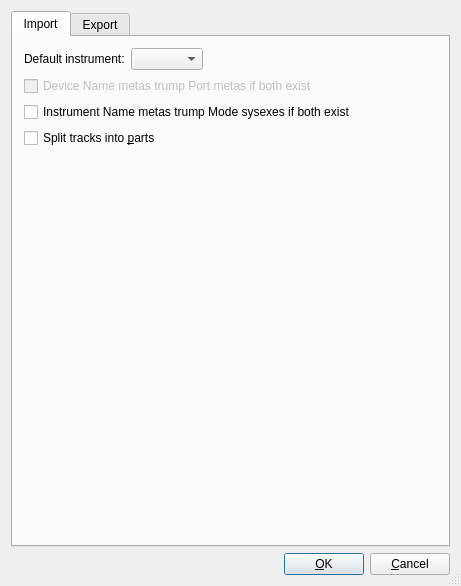
<?xml version="1.0" encoding="UTF-8"?>
<ui version="4.0">
 <class>ConfigMidiFileBase</class>
 <widget class="QDialog" name="ConfigMidiFileBase">
  <property name="geometry">
   <rect>
    <x>0</x>
    <y>0</y>
    <width>461</width>
    <height>586</height>
   </rect>
  </property>
  <property name="windowTitle">
   <string>MusE: Config Midi File Import/Export</string>
  </property>
  <property name="sizeGripEnabled">
   <bool>true</bool>
  </property>
  <layout class="QVBoxLayout" name="verticalLayout_3">
   <item>
    <widget class="QTabWidget" name="tabWidget">
     <property name="currentIndex">
      <number>0</number>
     </property>
     <widget class="QWidget" name="importTab">
      <attribute name="title">
       <string>Import</string>
      </attribute>
      <layout class="QVBoxLayout" name="verticalLayout">
       <item>
        <layout class="QHBoxLayout" name="horizontalLayout_2">
         <item>
          <widget class="QLabel" name="label">
           <property name="text">
            <string>Default instrument:</string>
           </property>
          </widget>
         </item>
         <item>
          <widget class="QComboBox" name="importDefaultInstr">
           <property name="sizePolicy">
            <sizepolicy hsizetype="Maximum" vsizetype="Fixed">
             <horstretch>0</horstretch>
             <verstretch>0</verstretch>
            </sizepolicy>
           </property>
          </widget>
         </item>
         <item>
          <spacer name="horizontalSpacer">
           <property name="orientation">
            <enum>Qt::Horizontal</enum>
           </property>
           <property name="sizeHint" stdset="0">
            <size>
             <width>164</width>
             <height>20</height>
            </size>
           </property>
          </spacer>
         </item>
        </layout>
       </item>
       <item>
        <widget class="QCheckBox" name="importDevNameMetas">
         <property name="enabled">
          <bool>false</bool>
         </property>
         <property name="text">
          <string>Device Name metas trump Port metas if both exist</string>
         </property>
        </widget>
       </item>
       <item>
        <widget class="QCheckBox" name="importInstrNameMetas">
         <property name="text">
          <string>Instrument Name metas trump Mode sysexes if both exist</string>
         </property>
        </widget>
       </item>
       <item>
        <widget class="QCheckBox" name="splitPartsCheckBox">
         <property name="toolTip">
          <string>Split tracks into parts, or one single part</string>
         </property>
         <property name="text">
          <string>Split tracks into &amp;parts</string>
         </property>
         <property name="shortcut">
          <string>Alt+P</string>
         </property>
        </widget>
       </item>
       <item>
        <spacer name="verticalSpacer_2">
         <property name="orientation">
          <enum>Qt::Vertical</enum>
         </property>
         <property name="sizeHint" stdset="0">
          <size>
           <width>20</width>
           <height>245</height>
          </size>
         </property>
        </spacer>
       </item>
      </layout>
     </widget>
     <widget class="QWidget" name="exportTab">
      <attribute name="title">
       <string>Export</string>
      </attribute>
      <layout class="QVBoxLayout" name="verticalLayout_2">
       <item>
        <layout class="QHBoxLayout" name="horizontalLayout_3">
         <item>
          <widget class="QLabel" name="textLabel3">
           <property name="sizePolicy">
            <sizepolicy hsizetype="Minimum" vsizetype="Preferred">
             <horstretch>0</horstretch>
             <verstretch>0</verstretch>
            </sizepolicy>
           </property>
           <property name="text">
            <string>Format:</string>
           </property>
           <property name="wordWrap">
            <bool>false</bool>
           </property>
          </widget>
         </item>
         <item>
          <widget class="QComboBox" name="formatCombo">
           <property name="sizePolicy">
            <sizepolicy hsizetype="Maximum" vsizetype="Fixed">
             <horstretch>0</horstretch>
             <verstretch>0</verstretch>
            </sizepolicy>
           </property>
           <item>
            <property name="text">
             <string>0 (single track)</string>
            </property>
           </item>
           <item>
            <property name="text">
             <string>1 (multiple tracks)</string>
            </property>
           </item>
          </widget>
         </item>
         <item>
          <widget class="QLabel" name="textLabel1">
           <property name="text">
            <string>Division:</string>
           </property>
           <property name="wordWrap">
            <bool>false</bool>
           </property>
          </widget>
         </item>
         <item>
          <widget class="QComboBox" name="divisionCombo">
           <property name="sizePolicy">
            <sizepolicy hsizetype="Maximum" vsizetype="Fixed">
             <horstretch>0</horstretch>
             <verstretch>0</verstretch>
            </sizepolicy>
           </property>
           <item>
            <property name="text">
             <string>96</string>
            </property>
           </item>
           <item>
            <property name="text">
             <string>192</string>
            </property>
           </item>
           <item>
            <property name="text">
             <string>384</string>
            </property>
           </item>
          </widget>
         </item>
         <item>
          <spacer name="horizontalSpacer_4">
           <property name="orientation">
            <enum>Qt::Horizontal</enum>
           </property>
           <property name="sizeHint" stdset="0">
            <size>
             <width>40</width>
             <height>20</height>
            </size>
           </property>
          </spacer>
         </item>
        </layout>
       </item>
       <item>
        <widget class="QLabel" name="textLabel4">
         <property name="sizePolicy">
          <sizepolicy hsizetype="Preferred" vsizetype="Maximum">
           <horstretch>0</horstretch>
           <verstretch>0</verstretch>
          </sizepolicy>
         </property>
         <property name="font">
          <font>
           <pointsize>8</pointsize>
          </font>
         </property>
         <property name="text">
          <string>Note: Format 0 uses the FIRST midi track's name/comment in the arranger</string>
         </property>
         <property name="wordWrap">
          <bool>false</bool>
         </property>
        </widget>
       </item>
       <item>
        <layout class="QHBoxLayout" name="horizontalLayout_4">
         <item>
          <widget class="QLabel" name="textLabel2">
           <property name="sizePolicy">
            <sizepolicy hsizetype="Maximum" vsizetype="Preferred">
             <horstretch>0</horstretch>
             <verstretch>0</verstretch>
            </sizepolicy>
           </property>
           <property name="text">
            <string>Copyright:</string>
           </property>
           <property name="wordWrap">
            <bool>false</bool>
           </property>
          </widget>
         </item>
         <item>
          <widget class="QLineEdit" name="copyrightEdit"/>
         </item>
        </layout>
       </item>
       <item>
        <widget class="QCheckBox" name="extendedFormat">
         <property name="enabled">
          <bool>false</bool>
         </property>
         <property name="text">
          <string>Enable extended smf format (currently not implemented)</string>
         </property>
        </widget>
       </item>
       <item>
        <widget class="QCheckBox" name="runningStatus">
         <property name="toolTip">
          <string>Running Status saves space by not 
 repeating event status bytes.
If this is off every event will have a 
 status byte, increasing file size.
</string>
         </property>
         <property name="text">
          <string>Use Running &amp;Status</string>
         </property>
         <property name="shortcut">
          <string notr="true">Alt+S</string>
         </property>
        </widget>
       </item>
       <item>
        <widget class="QCheckBox" name="optNoteOffs">
         <property name="toolTip">
          <string>To turn a note off some devices can use 
 note-offs or zero-velocity note-ons or
 both. When used with Running Status 
 this setting saves space. It is safe to 
 leave this off.</string>
         </property>
         <property name="text">
          <string>Replace note-offs with &amp;zero velocity note-ons</string>
         </property>
         <property name="shortcut">
          <string notr="true">Alt+Z</string>
         </property>
        </widget>
       </item>
       <item>
        <widget class="QCheckBox" name="twoByteTimeSigs">
         <property name="text">
          <string>Use &amp;2-byte time signatures instead of standard 4</string>
         </property>
         <property name="shortcut">
          <string notr="true">Alt+2</string>
         </property>
        </widget>
       </item>
       <item>
        <widget class="QCheckBox" name="drumMapOverrides">
         <property name="toolTip">
          <string>If enabled, and a drum track has any drum map 
 Port, Channel, and ANote overrides, they will be 
 applied to drum notes and drum note controllers.

If disabled, drum maps are ignored during export.
All drum notes and drum controllers will be 
 exported using the track's Port and Channel and 
 the unmodified note.

See &quot;What's This ?&quot; for more info.</string>
         </property>
         <property name="whatsThis">
          <string>If enabled, and a drum track has any drum map
 Port, Channel, and ANote overrides, they will be
 applied to drum notes and drum controllers.
Any Port overrides cause a separate track to be
 created (requires format 1). Any Channel
 overrides will still appear in the same track in 
 the exported file, but upon re-import into an 
 app such as MusE, MusE will treat that as a 
 new track and create one.

If disabled, drum maps are ignored.
All drum notes and drum controllers will be 
 exported using the track's Port and Channel
 and the unmodified note. Upon re-importing
 into another app, it is up to the other app to 
 redirect the particular drum ports, channels 
 and notes to make the song sound like it 
 was intended.

Drum map overrides are unique to MusE.
If re-importing into MusE, for faithful 
 reproduction disable this setting and apply
 a drum map and some overrides later.
If re-importing or opening in another midi 
 player, enable this setting so that the player 
 can have a chance at faithful reproduction. 
Some user adjustment may be required 
 (choice of instruments, ports, etc).</string>
         </property>
         <property name="text">
          <string>Apply drum map Port, Channel, ANote overrides </string>
         </property>
        </widget>
       </item>
       <item>
        <widget class="QCheckBox" name="channelOverridesToNewTrack">
         <property name="toolTip">
          <string>If enabled, any drum notes or drum controllers
 on an applied drum map item in which Channel
 is overridden will go to a separate track in the 
 midi file.

If disabled, any drum notes or drum controllers
 on an applied drum map item in which Channel
 is overridden will stay on that track in the midi file.

See &quot;What's This ?&quot; for more info.</string>
         </property>
         <property name="whatsThis">
          <string>If enabled, any drum notes or drum controllers
 on an applied drum map item in which Channel
 is overridden will go to a separate track in the 
 midi file. The extra track is automatically
 created. In this mode all events on a track in 
 the midi file are on the same channel.

If disabled, any drum notes or drum controllers
 on an applied drum map item in which Channel
 is overridden will stay on that track in the midi file.
In this mode the track events can be on different 
 channels. But if the file is re-imported into an
 app such as MusE, MusE will automatically
 create the extra track.
</string>
         </property>
         <property name="text">
          <string>Drum map Channel overrides go to a separate track</string>
         </property>
        </widget>
       </item>
       <item>
        <widget class="QLabel" name="label_2">
         <property name="text">
          <string>Export instrument or mode:</string>
         </property>
         <property name="alignment">
          <set>Qt::AlignLeading|Qt::AlignLeft|Qt::AlignVCenter</set>
         </property>
        </widget>
       </item>
       <item>
        <layout class="QHBoxLayout" name="horizontalLayout_5">
         <item>
          <widget class="QCheckBox" name="exportInstrumentNames">
           <property name="text">
            <string>Instrument name metas</string>
           </property>
          </widget>
         </item>
         <item>
          <widget class="QCheckBox" name="exportModeSysexes">
           <property name="text">
            <string>Mode sysexes</string>
           </property>
          </widget>
         </item>
         <item>
          <spacer name="horizontalSpacer_2">
           <property name="orientation">
            <enum>Qt::Horizontal</enum>
           </property>
           <property name="sizeHint" stdset="0">
            <size>
             <width>40</width>
             <height>20</height>
            </size>
           </property>
          </spacer>
         </item>
        </layout>
       </item>
       <item>
        <widget class="QLabel" name="label_3">
         <property name="text">
          <string>Export port or device metas:</string>
         </property>
         <property name="alignment">
          <set>Qt::AlignLeading|Qt::AlignLeft|Qt::AlignVCenter</set>
         </property>
        </widget>
       </item>
       <item>
        <layout class="QHBoxLayout" name="horizontalLayout_6">
         <item>
          <widget class="QCheckBox" name="exportPortMetas">
           <property name="text">
            <string>Port metas</string>
           </property>
          </widget>
         </item>
         <item>
          <widget class="QCheckBox" name="exportDeviceNameMetas">
           <property name="text">
            <string>Device name metas</string>
           </property>
          </widget>
         </item>
         <item>
          <spacer name="horizontalSpacer_3">
           <property name="orientation">
            <enum>Qt::Horizontal</enum>
           </property>
           <property name="sizeHint" stdset="0">
            <size>
             <width>40</width>
             <height>20</height>
            </size>
           </property>
          </spacer>
         </item>
        </layout>
       </item>
       <item>
        <widget class="QCheckBox" name="exportPortDeviceSMF0">
         <property name="text">
          <string>Export a Port/Device meta for format 0</string>
         </property>
        </widget>
       </item>
       <item>
        <widget class="QLabel" name="label_4">
         <property name="text">
          <string>When exporting only selected parts:</string>
         </property>
         <property name="alignment">
          <set>Qt::AlignLeading|Qt::AlignLeft|Qt::AlignVCenter</set>
         </property>
        </widget>
       </item>
       <item>
        <widget class="QCheckBox" name="exportSelectedPartsAlignBar0">
         <property name="text">
          <string>Align leftmost part with bar 0 (remove all unused space)</string>
         </property>
        </widget>
       </item>
       <item>
        <spacer name="verticalSpacer">
         <property name="orientation">
          <enum>Qt::Vertical</enum>
         </property>
         <property name="sizeHint" stdset="0">
          <size>
           <width>20</width>
           <height>12</height>
          </size>
         </property>
        </spacer>
       </item>
      </layout>
     </widget>
    </widget>
   </item>
   <item>
    <layout class="QHBoxLayout">
     <property name="spacing">
      <number>6</number>
     </property>
     <property name="leftMargin">
      <number>0</number>
     </property>
     <property name="topMargin">
      <number>0</number>
     </property>
     <property name="rightMargin">
      <number>0</number>
     </property>
     <property name="bottomMargin">
      <number>0</number>
     </property>
     <item>
      <spacer name="Horizontal Spacing2">
       <property name="orientation">
        <enum>Qt::Horizontal</enum>
       </property>
       <property name="sizeType">
        <enum>QSizePolicy::Expanding</enum>
       </property>
       <property name="sizeHint" stdset="0">
        <size>
         <width>20</width>
         <height>20</height>
        </size>
       </property>
      </spacer>
     </item>
     <item>
      <widget class="QPushButton" name="buttonOk">
       <property name="text">
        <string>&amp;OK</string>
       </property>
       <property name="shortcut">
        <string/>
       </property>
       <property name="autoDefault">
        <bool>true</bool>
       </property>
       <property name="default">
        <bool>true</bool>
       </property>
      </widget>
     </item>
     <item>
      <widget class="QPushButton" name="buttonCancel">
       <property name="text">
        <string>&amp;Cancel</string>
       </property>
       <property name="shortcut">
        <string/>
       </property>
       <property name="autoDefault">
        <bool>true</bool>
       </property>
      </widget>
     </item>
    </layout>
   </item>
  </layout>
 </widget>
 <layoutdefault spacing="6" margin="11"/>
 <resources/>
 <connections>
  <connection>
   <sender>buttonOk</sender>
   <signal>clicked()</signal>
   <receiver>ConfigMidiFileBase</receiver>
   <slot>accept()</slot>
   <hints>
    <hint type="sourcelabel">
     <x>20</x>
     <y>20</y>
    </hint>
    <hint type="destinationlabel">
     <x>20</x>
     <y>20</y>
    </hint>
   </hints>
  </connection>
  <connection>
   <sender>buttonCancel</sender>
   <signal>clicked()</signal>
   <receiver>ConfigMidiFileBase</receiver>
   <slot>reject()</slot>
   <hints>
    <hint type="sourcelabel">
     <x>20</x>
     <y>20</y>
    </hint>
    <hint type="destinationlabel">
     <x>20</x>
     <y>20</y>
    </hint>
   </hints>
  </connection>
 </connections>
</ui>
